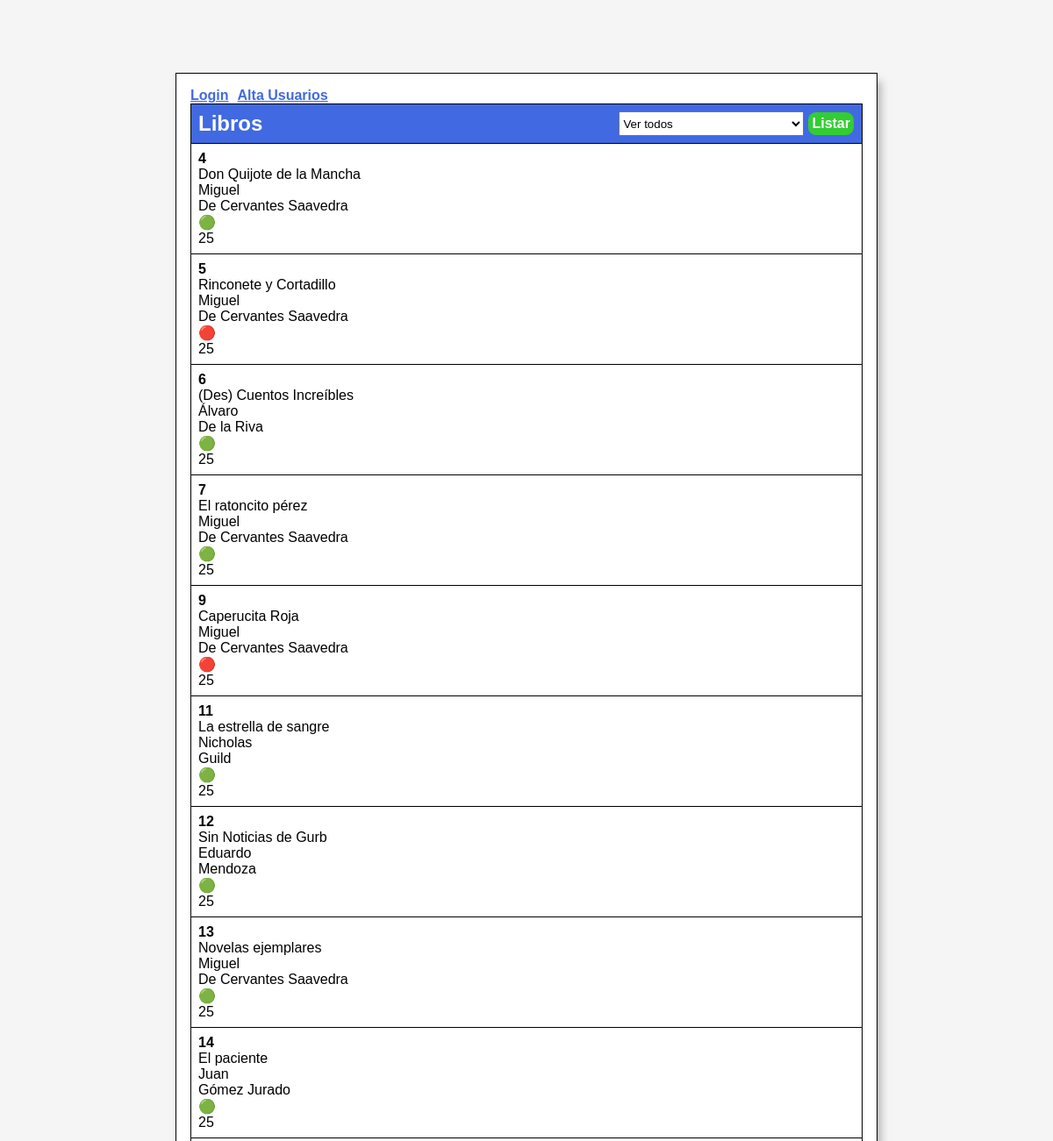
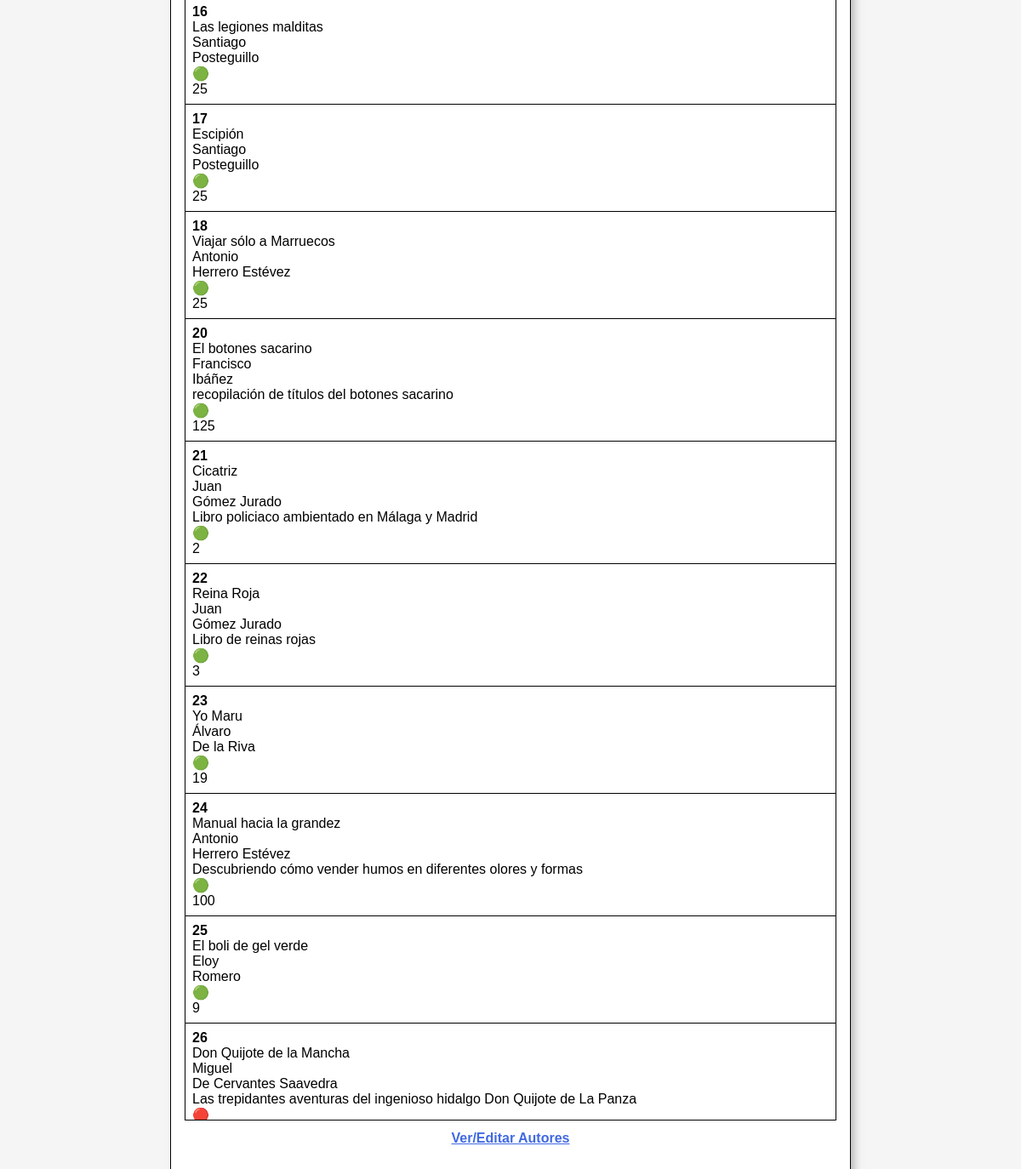
/Controller/?action=list_libros, run on the app's committed database (2 pictures, top to bottom).
### tables this page shows
CREATE TABLE `libros` (
  `codigo` int(11) NOT NULL,
  `titulo` varchar(255) DEFAULT NULL,
  `codigo_autor` int(11) NOT NULL,
  `disponible` tinyint(1) DEFAULT NULL,
  `descripcion` text DEFAULT NULL,
  `precio` decimal(10,0) DEFAULT NULL
);

CREATE TABLE `autores` (
  `codigo_autor` int(11) NOT NULL,
  `nombre` varchar(255) DEFAULT NULL,
  `apellidos` varchar(255) DEFAULT NULL,
  `año_nacimiento` varchar(4) DEFAULT NULL
);

### Model/libros_bd.php (called while the page is built, shortened)
<?php
function get_libros_by_autor($autor){
    try{
        $con =BD::getConexion();
        $query="select l.codigo,l.titulo,a.nombre,a.apellidos,l.disponible,l.descripcion,l.precio from libros l left join autores a on l.codigo_autor=a.codigo_autor";
        $query.=" order by l.codigo";
       $statement= $con->prepare($query);
        $statement->execute();
        $resultados=$statement->fetchAll();
        return $resultados;
    }catch(PDOException $e){
        $error="Ha ocurrido un error obteniendo  el libro en la base de datos ";
        $error.= $e->getMessage();
        include ("../View/error.php");
        exit();
    }
}
?>

### View/libros_list.php (the view, shortened to what this page needs)
<?php include('../View/header.php') ?>
<section id="list" class="list">
<header class="list__row list__header">
        <h1>
            Libros
        </h1>
        <form action="." method="get" id="list__header_select" class="list__header_select">
            <select name="codigo_autor" required>
                <option value="0">Ver todos</option>
            </select>
            <button class="add-button bold">Listar</button>
        </form>
    </header>
    <?php if($libros && !empty($libros) ) { ?>
    <?php foreach ($libros as $libro) : ?>
    <div class="list__row">
        <div class="list__item">
            <p class="bold"><?= $libro['codigo']?></p>
            <p><?= $libro['titulo']; ?></p>
            <p><?= $libro['nombre']; ?></p>
            <p><?= $libro['apellidos']; ?></p>
            <p><?= $libro['descripcion']; ?></p>
            <p><?php echo ($libro['disponible']>0?"🟢":"🔴"); ?></p>
            <p><?= $libro['precio']; ?></p>
        </div>
    </div>
    <?php endforeach; ?>
   <?php }else {?>
    <p>No hay libros.</p>
    <?php } ?>
</section>
<?php
if (isset($limo)){
    ?><p><a href=".">Ver/Editar Libros</a></p>
    <?php
}else{
?>
<p><a href=".?action=list_autores">Ver/Editar Autores</a></p>
<?php }
?>
<?php include('../View/footer.php') ?>

### Controller/index.php (shortened to what this page needs)
<?php
    require('../Model/libros_bd.php');
    $action = (isset($_REQUEST["action"])?$_REQUEST["action"]:"");
    $codigo_autor=(isset($_REQUEST["codigo_autor"])?$_REQUEST["codigo_autor"]:"");
    switch($action) {
        case "list_libros":
            $libros = get_libros_by_autor($codigo_autor);
            include('../View/libros_list.php');
            break;
    }

### View/header.php (shortened to what this page needs)
<!DOCTYPE html>
<html lang="en">
<head>
    <link rel="stylesheet" href="../View/css/main.min.css" />
    <link rel="stylesheet" href="../View/css/estilos.css" />
</head>
<body>
    <main class="main">
    <section id="menu" class="menu">
        <ul>
            <?php
            if (!isset($error)){
            if (isset($_COOKIE["usuario"])){
                ?>
               <li> <?=$_COOKIE["usuario"]?> (<?=$_COOKIE["rol"]?>)</li>
               <li><a href=".?action=logout">Logout</a></li>
                <?php
            }else{
            ?>
            <li><a href=".?action=mostrar_login">Login</a></li>
            <?php } ?>
            <li><a href=".?action=mostrar_alta_usuarios">Alta Usuarios</a></li>
                <?php
        }
            ?>
        </ul>
    </section>

### View/footer.php
</main>
</body>
</html>

### View/css/estilos.css (style rules this page uses)
ul { list-style: none; padding: 0; margin: 0; display: flex; }
ul li { margin-right: 10px; }

### data on the page
libros: codigo "4", titulo "Don Quijote de la Mancha", autores.nombre "Miguel", autores.apellidos "De Cervantes Saavedra", precio "25"
libros: codigo "5", titulo "Rinconete y Cortadillo", autores.nombre "Miguel", autores.apellidos "De Cervantes Saavedra", precio "25"
libros: codigo "6", titulo "(Des) Cuentos Increíbles", autores.nombre "Álvaro", autores.apellidos "De la Riva", precio "25"
libros: codigo "7", titulo "El ratoncito pérez", autores.nombre "Miguel", autores.apellidos "De Cervantes Saavedra", precio "25"
libros: codigo "9", titulo "Caperucita Roja", autores.nombre "Miguel", autores.apellidos "De Cervantes Saavedra", precio "25"
libros: codigo "11", titulo "La estrella de sangre", autores.nombre "Nicholas", autores.apellidos "Guild", precio "25"
libros: codigo "12", titulo "Sin Noticias de Gurb", autores.nombre "Eduardo", autores.apellidos "Mendoza", precio "25"
libros: codigo "13", titulo "Novelas ejemplares", autores.nombre "Miguel", autores.apellidos "De Cervantes Saavedra", precio "25"
libros: codigo "14", titulo "El paciente", autores.nombre "Juan", autores.apellidos "Gómez Jurado", precio "25"
libros: codigo "16", titulo "Las legiones malditas", autores.nombre "Santiago", autores.apellidos "Posteguillo", precio "25"
libros: codigo "17", titulo "Escipión", autores.nombre "Santiago", autores.apellidos "Posteguillo", precio "25"
libros: codigo "18", titulo "Viajar sólo a Marruecos", autores.nombre "Antonio", autores.apellidos "Herrero Estévez", precio "25"
libros: codigo "20", titulo "El botones sacarino", autores.nombre "Francisco", autores.apellidos "Ibáñez", descripcion "recopilación de títulos del botones sacarino", precio "125"
libros: codigo "21", titulo "Cicatriz", autores.nombre "Juan", autores.apellidos "Gómez Jurado", descripcion "Libro policiaco ambientado en Málaga y Madrid", precio "2"
libros: codigo "22", titulo "Reina Roja", autores.nombre "Juan", autores.apellidos "Gómez Jurado", descripcion "Libro de reinas rojas", precio "3"
libros: codigo "23", titulo "Yo Maru", autores.nombre "Álvaro", autores.apellidos "De la Riva", precio "19"
libros: codigo "24", titulo "Manual hacia la grandez", autores.nombre "Antonio", autores.apellidos "Herrero Estévez", descripcion "Descubriendo cómo vender humos en diferentes olores y formas", precio "100"
libros: codigo "25", titulo "El boli de gel verde", autores.nombre "Eloy", autores.apellidos "Romero", precio "9"
libros: codigo "26", titulo "Don Quijote de la Mancha", autores.nombre "Miguel", autores.apellidos "De Cervantes Saavedra", descripcion "Las trepidantes aventuras del ingenioso hidalgo Don Quijote de La Panza"
